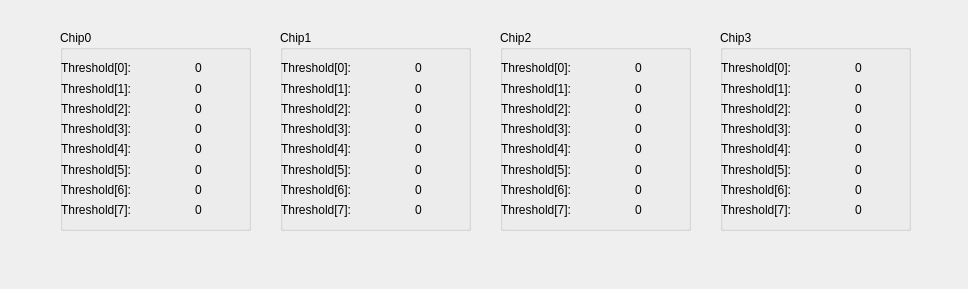
<?xml version="1.0" encoding="UTF-8"?>
<ui version="4.0">
 <class>RemoteThresholdDlg</class>
 <widget class="QDialog" name="RemoteThresholdDlg">
  <property name="geometry">
   <rect>
    <x>0</x>
    <y>0</y>
    <width>968</width>
    <height>289</height>
   </rect>
  </property>
  <property name="windowTitle">
   <string>Dialog</string>
  </property>
  <widget class="QGroupBox" name="groupBox">
   <property name="geometry">
    <rect>
     <x>60</x>
     <y>30</y>
     <width>191</width>
     <height>201</height>
    </rect>
   </property>
   <property name="title">
    <string>Chip0</string>
   </property>
   <widget class="QWidget" name="layoutWidget">
    <property name="geometry">
     <rect>
      <x>1</x>
      <y>31</y>
      <width>181</width>
      <height>156</height>
     </rect>
    </property>
    <layout class="QGridLayout" name="gridLayout">
     <item row="0" column="0">
      <widget class="QLabel" name="label">
       <property name="text">
        <string>Threshold[0]:</string>
       </property>
      </widget>
     </item>
     <item row="0" column="1">
      <widget class="QLabel" name="ch0th0Label">
       <property name="text">
        <string>0</string>
       </property>
       <property name="alignment">
        <set>Qt::AlignCenter</set>
       </property>
      </widget>
     </item>
     <item row="1" column="0">
      <widget class="QLabel" name="label_3">
       <property name="text">
        <string>Threshold[1]:</string>
       </property>
      </widget>
     </item>
     <item row="1" column="1">
      <widget class="QLabel" name="ch0th1Label">
       <property name="text">
        <string>0</string>
       </property>
       <property name="alignment">
        <set>Qt::AlignCenter</set>
       </property>
      </widget>
     </item>
     <item row="2" column="0">
      <widget class="QLabel" name="label_5">
       <property name="text">
        <string>Threshold[2]:</string>
       </property>
      </widget>
     </item>
     <item row="2" column="1">
      <widget class="QLabel" name="ch0th2Label">
       <property name="text">
        <string>0</string>
       </property>
       <property name="alignment">
        <set>Qt::AlignCenter</set>
       </property>
      </widget>
     </item>
     <item row="3" column="0">
      <widget class="QLabel" name="label_7">
       <property name="text">
        <string>Threshold[3]:</string>
       </property>
      </widget>
     </item>
     <item row="3" column="1">
      <widget class="QLabel" name="ch0th3Label">
       <property name="text">
        <string>0</string>
       </property>
       <property name="alignment">
        <set>Qt::AlignCenter</set>
       </property>
      </widget>
     </item>
     <item row="4" column="0">
      <widget class="QLabel" name="label_9">
       <property name="text">
        <string>Threshold[4]:</string>
       </property>
      </widget>
     </item>
     <item row="4" column="1">
      <widget class="QLabel" name="ch0th4Label">
       <property name="text">
        <string>0</string>
       </property>
       <property name="alignment">
        <set>Qt::AlignCenter</set>
       </property>
      </widget>
     </item>
     <item row="5" column="0">
      <widget class="QLabel" name="label_11">
       <property name="text">
        <string>Threshold[5]:</string>
       </property>
      </widget>
     </item>
     <item row="5" column="1">
      <widget class="QLabel" name="ch0th5Label">
       <property name="text">
        <string>0</string>
       </property>
       <property name="alignment">
        <set>Qt::AlignCenter</set>
       </property>
      </widget>
     </item>
     <item row="6" column="0">
      <widget class="QLabel" name="label_13">
       <property name="text">
        <string>Threshold[6]:</string>
       </property>
      </widget>
     </item>
     <item row="6" column="1">
      <widget class="QLabel" name="ch0th6Label">
       <property name="text">
        <string>0</string>
       </property>
       <property name="alignment">
        <set>Qt::AlignCenter</set>
       </property>
      </widget>
     </item>
     <item row="7" column="0">
      <widget class="QLabel" name="label_15">
       <property name="text">
        <string>Threshold[7]:</string>
       </property>
      </widget>
     </item>
     <item row="7" column="1">
      <widget class="QLabel" name="ch0th7Label">
       <property name="text">
        <string>0</string>
       </property>
       <property name="alignment">
        <set>Qt::AlignCenter</set>
       </property>
      </widget>
     </item>
    </layout>
   </widget>
  </widget>
  <widget class="QGroupBox" name="groupBox_2">
   <property name="geometry">
    <rect>
     <x>280</x>
     <y>30</y>
     <width>191</width>
     <height>201</height>
    </rect>
   </property>
   <property name="title">
    <string>Chip1</string>
   </property>
   <widget class="QWidget" name="layoutWidget">
    <property name="geometry">
     <rect>
      <x>1</x>
      <y>31</y>
      <width>181</width>
      <height>156</height>
     </rect>
    </property>
    <layout class="QGridLayout" name="gridLayout_2">
     <item row="0" column="0">
      <widget class="QLabel" name="label_17">
       <property name="text">
        <string>Threshold[0]:</string>
       </property>
      </widget>
     </item>
     <item row="0" column="1">
      <widget class="QLabel" name="ch1th0Label">
       <property name="text">
        <string>0</string>
       </property>
       <property name="alignment">
        <set>Qt::AlignCenter</set>
       </property>
      </widget>
     </item>
     <item row="1" column="0">
      <widget class="QLabel" name="label_19">
       <property name="text">
        <string>Threshold[1]:</string>
       </property>
      </widget>
     </item>
     <item row="1" column="1">
      <widget class="QLabel" name="ch1th1Label">
       <property name="text">
        <string>0</string>
       </property>
       <property name="alignment">
        <set>Qt::AlignCenter</set>
       </property>
      </widget>
     </item>
     <item row="2" column="0">
      <widget class="QLabel" name="label_21">
       <property name="text">
        <string>Threshold[2]:</string>
       </property>
      </widget>
     </item>
     <item row="2" column="1">
      <widget class="QLabel" name="ch1th2Label">
       <property name="text">
        <string>0</string>
       </property>
       <property name="alignment">
        <set>Qt::AlignCenter</set>
       </property>
      </widget>
     </item>
     <item row="3" column="0">
      <widget class="QLabel" name="label_23">
       <property name="text">
        <string>Threshold[3]:</string>
       </property>
      </widget>
     </item>
     <item row="3" column="1">
      <widget class="QLabel" name="ch1th3Label">
       <property name="text">
        <string>0</string>
       </property>
       <property name="alignment">
        <set>Qt::AlignCenter</set>
       </property>
      </widget>
     </item>
     <item row="4" column="0">
      <widget class="QLabel" name="label_25">
       <property name="text">
        <string>Threshold[4]:</string>
       </property>
      </widget>
     </item>
     <item row="4" column="1">
      <widget class="QLabel" name="ch1th4Label">
       <property name="text">
        <string>0</string>
       </property>
       <property name="alignment">
        <set>Qt::AlignCenter</set>
       </property>
      </widget>
     </item>
     <item row="5" column="0">
      <widget class="QLabel" name="label_27">
       <property name="text">
        <string>Threshold[5]:</string>
       </property>
      </widget>
     </item>
     <item row="5" column="1">
      <widget class="QLabel" name="ch1th5Label">
       <property name="text">
        <string>0</string>
       </property>
       <property name="alignment">
        <set>Qt::AlignCenter</set>
       </property>
      </widget>
     </item>
     <item row="6" column="0">
      <widget class="QLabel" name="label_29">
       <property name="text">
        <string>Threshold[6]:</string>
       </property>
      </widget>
     </item>
     <item row="6" column="1">
      <widget class="QLabel" name="ch1th6Label">
       <property name="text">
        <string>0</string>
       </property>
       <property name="alignment">
        <set>Qt::AlignCenter</set>
       </property>
      </widget>
     </item>
     <item row="7" column="0">
      <widget class="QLabel" name="label_31">
       <property name="text">
        <string>Threshold[7]:</string>
       </property>
      </widget>
     </item>
     <item row="7" column="1">
      <widget class="QLabel" name="ch1th7Label">
       <property name="text">
        <string>0</string>
       </property>
       <property name="alignment">
        <set>Qt::AlignCenter</set>
       </property>
      </widget>
     </item>
    </layout>
   </widget>
  </widget>
  <widget class="QGroupBox" name="groupBox_3">
   <property name="geometry">
    <rect>
     <x>500</x>
     <y>30</y>
     <width>191</width>
     <height>201</height>
    </rect>
   </property>
   <property name="title">
    <string>Chip2</string>
   </property>
   <widget class="QWidget" name="layoutWidget_3">
    <property name="geometry">
     <rect>
      <x>1</x>
      <y>31</y>
      <width>181</width>
      <height>156</height>
     </rect>
    </property>
    <layout class="QGridLayout" name="gridLayout_4">
     <item row="0" column="0">
      <widget class="QLabel" name="label_49">
       <property name="text">
        <string>Threshold[0]:</string>
       </property>
      </widget>
     </item>
     <item row="0" column="1">
      <widget class="QLabel" name="ch2th0Label">
       <property name="text">
        <string>0</string>
       </property>
       <property name="alignment">
        <set>Qt::AlignCenter</set>
       </property>
      </widget>
     </item>
     <item row="1" column="0">
      <widget class="QLabel" name="label_51">
       <property name="text">
        <string>Threshold[1]:</string>
       </property>
      </widget>
     </item>
     <item row="1" column="1">
      <widget class="QLabel" name="ch2th1Label">
       <property name="text">
        <string>0</string>
       </property>
       <property name="alignment">
        <set>Qt::AlignCenter</set>
       </property>
      </widget>
     </item>
     <item row="2" column="0">
      <widget class="QLabel" name="label_53">
       <property name="text">
        <string>Threshold[2]:</string>
       </property>
      </widget>
     </item>
     <item row="2" column="1">
      <widget class="QLabel" name="ch2th2Label">
       <property name="text">
        <string>0</string>
       </property>
       <property name="alignment">
        <set>Qt::AlignCenter</set>
       </property>
      </widget>
     </item>
     <item row="3" column="0">
      <widget class="QLabel" name="label_55">
       <property name="text">
        <string>Threshold[3]:</string>
       </property>
      </widget>
     </item>
     <item row="3" column="1">
      <widget class="QLabel" name="ch2th3Label">
       <property name="text">
        <string>0</string>
       </property>
       <property name="alignment">
        <set>Qt::AlignCenter</set>
       </property>
      </widget>
     </item>
     <item row="4" column="0">
      <widget class="QLabel" name="label_57">
       <property name="text">
        <string>Threshold[4]:</string>
       </property>
      </widget>
     </item>
     <item row="4" column="1">
      <widget class="QLabel" name="ch2th4Label">
       <property name="text">
        <string>0</string>
       </property>
       <property name="alignment">
        <set>Qt::AlignCenter</set>
       </property>
      </widget>
     </item>
     <item row="5" column="0">
      <widget class="QLabel" name="label_59">
       <property name="text">
        <string>Threshold[5]:</string>
       </property>
      </widget>
     </item>
     <item row="5" column="1">
      <widget class="QLabel" name="ch2th5Label">
       <property name="text">
        <string>0</string>
       </property>
       <property name="alignment">
        <set>Qt::AlignCenter</set>
       </property>
      </widget>
     </item>
     <item row="6" column="0">
      <widget class="QLabel" name="label_61">
       <property name="text">
        <string>Threshold[6]:</string>
       </property>
      </widget>
     </item>
     <item row="6" column="1">
      <widget class="QLabel" name="ch2th6Label">
       <property name="text">
        <string>0</string>
       </property>
       <property name="alignment">
        <set>Qt::AlignCenter</set>
       </property>
      </widget>
     </item>
     <item row="7" column="0">
      <widget class="QLabel" name="label_63">
       <property name="text">
        <string>Threshold[7]:</string>
       </property>
      </widget>
     </item>
     <item row="7" column="1">
      <widget class="QLabel" name="ch2th7Label">
       <property name="text">
        <string>0</string>
       </property>
       <property name="alignment">
        <set>Qt::AlignCenter</set>
       </property>
      </widget>
     </item>
    </layout>
   </widget>
  </widget>
  <widget class="QGroupBox" name="groupBox_4">
   <property name="geometry">
    <rect>
     <x>720</x>
     <y>30</y>
     <width>191</width>
     <height>201</height>
    </rect>
   </property>
   <property name="title">
    <string>Chip3</string>
   </property>
   <widget class="QWidget" name="layoutWidget_4">
    <property name="geometry">
     <rect>
      <x>1</x>
      <y>31</y>
      <width>181</width>
      <height>156</height>
     </rect>
    </property>
    <layout class="QGridLayout" name="gridLayout_5">
     <item row="0" column="0">
      <widget class="QLabel" name="label_65">
       <property name="text">
        <string>Threshold[0]:</string>
       </property>
      </widget>
     </item>
     <item row="0" column="1">
      <widget class="QLabel" name="ch3th0Label">
       <property name="text">
        <string>0</string>
       </property>
       <property name="alignment">
        <set>Qt::AlignCenter</set>
       </property>
      </widget>
     </item>
     <item row="1" column="0">
      <widget class="QLabel" name="label_67">
       <property name="text">
        <string>Threshold[1]:</string>
       </property>
      </widget>
     </item>
     <item row="1" column="1">
      <widget class="QLabel" name="ch3th1Label">
       <property name="text">
        <string>0</string>
       </property>
       <property name="alignment">
        <set>Qt::AlignCenter</set>
       </property>
      </widget>
     </item>
     <item row="2" column="0">
      <widget class="QLabel" name="label_69">
       <property name="text">
        <string>Threshold[2]:</string>
       </property>
      </widget>
     </item>
     <item row="2" column="1">
      <widget class="QLabel" name="ch3th2Label">
       <property name="text">
        <string>0</string>
       </property>
       <property name="alignment">
        <set>Qt::AlignCenter</set>
       </property>
      </widget>
     </item>
     <item row="3" column="0">
      <widget class="QLabel" name="label_71">
       <property name="text">
        <string>Threshold[3]:</string>
       </property>
      </widget>
     </item>
     <item row="3" column="1">
      <widget class="QLabel" name="ch3th3Label">
       <property name="text">
        <string>0</string>
       </property>
       <property name="alignment">
        <set>Qt::AlignCenter</set>
       </property>
      </widget>
     </item>
     <item row="4" column="0">
      <widget class="QLabel" name="label_73">
       <property name="text">
        <string>Threshold[4]:</string>
       </property>
      </widget>
     </item>
     <item row="4" column="1">
      <widget class="QLabel" name="ch3th4Label">
       <property name="text">
        <string>0</string>
       </property>
       <property name="alignment">
        <set>Qt::AlignCenter</set>
       </property>
      </widget>
     </item>
     <item row="5" column="0">
      <widget class="QLabel" name="label_75">
       <property name="text">
        <string>Threshold[5]:</string>
       </property>
      </widget>
     </item>
     <item row="5" column="1">
      <widget class="QLabel" name="ch3th5Label">
       <property name="text">
        <string>0</string>
       </property>
       <property name="alignment">
        <set>Qt::AlignCenter</set>
       </property>
      </widget>
     </item>
     <item row="6" column="0">
      <widget class="QLabel" name="label_77">
       <property name="text">
        <string>Threshold[6]:</string>
       </property>
      </widget>
     </item>
     <item row="6" column="1">
      <widget class="QLabel" name="ch3th6Label">
       <property name="text">
        <string>0</string>
       </property>
       <property name="alignment">
        <set>Qt::AlignCenter</set>
       </property>
      </widget>
     </item>
     <item row="7" column="0">
      <widget class="QLabel" name="label_79">
       <property name="text">
        <string>Threshold[7]:</string>
       </property>
      </widget>
     </item>
     <item row="7" column="1">
      <widget class="QLabel" name="ch3th7Label">
       <property name="text">
        <string>0</string>
       </property>
       <property name="alignment">
        <set>Qt::AlignCenter</set>
       </property>
      </widget>
     </item>
    </layout>
   </widget>
  </widget>
 </widget>
 <resources/>
 <connections/>
</ui>
